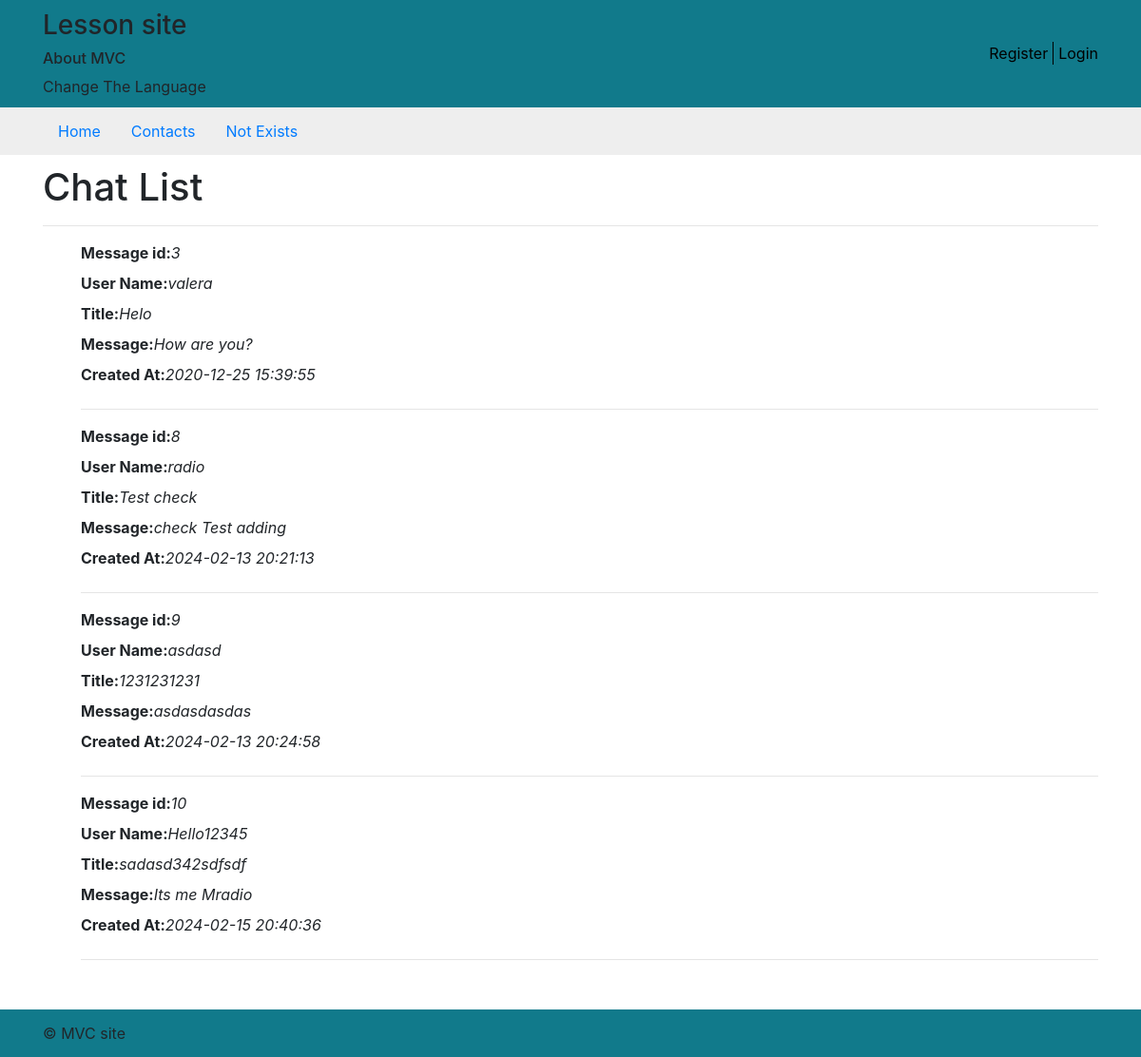
Before: / with the older database file.
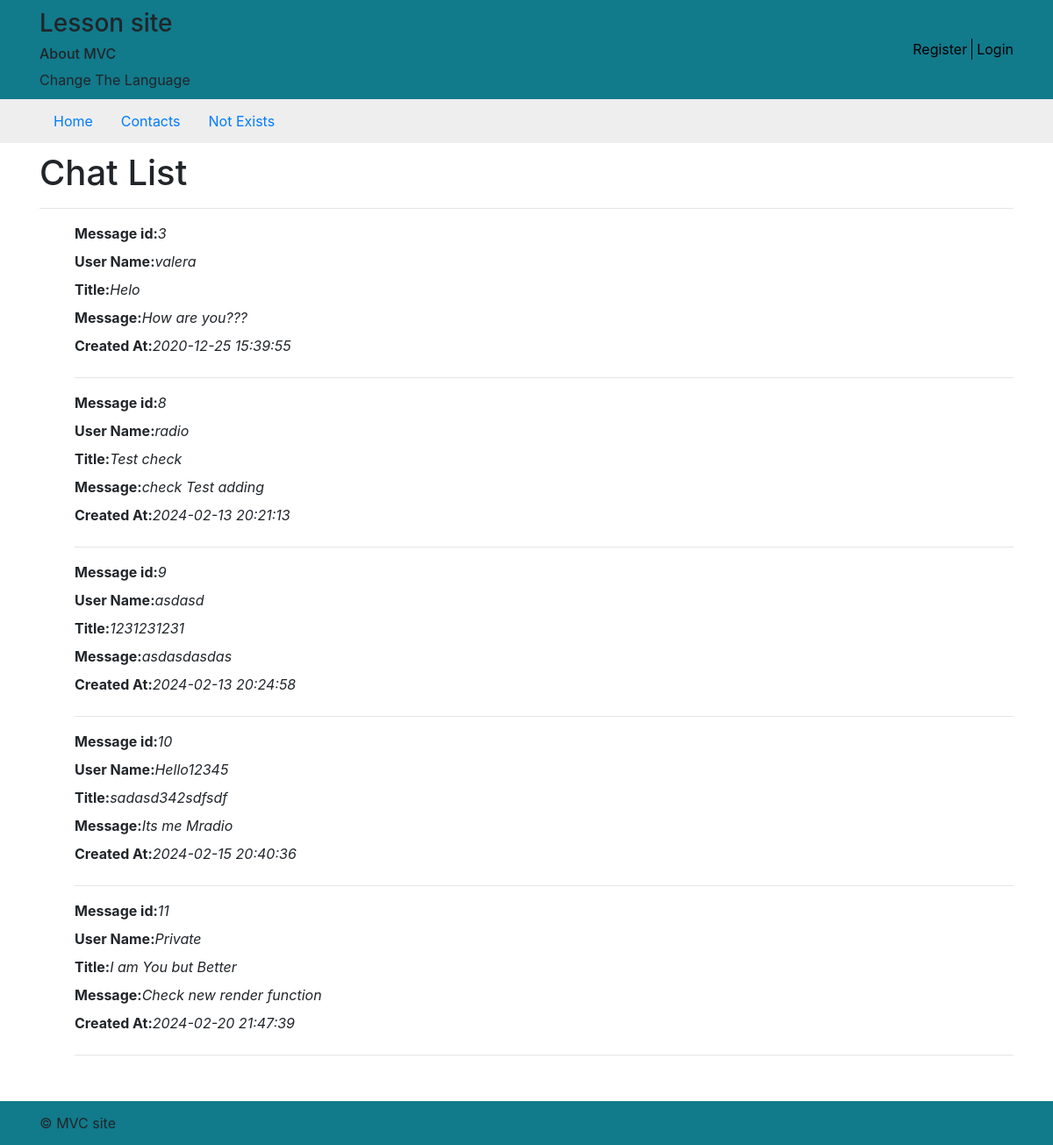
After: the same page with the newer database file.
### tables this page shows
CREATE TABLE `messages` (
  `id` int unsigned NOT NULL AUTO_INCREMENT,
  `name` varchar(255) DEFAULT NULL,
  `title` varchar(128) NOT NULL,
  `message` text NOT NULL,
  `created_at` datetime NOT NULL,
  `status` int unsigned DEFAULT '0',
  `user_id` int unsigned NOT NULL,
  PRIMARY KEY (`id`)
);

### init.php (called while the page is built, shortened)
<?php
function autoload($className): void
{
    $className = ltrim($className, '\\');
    $fileName  = '';
    if ($lastNsPos = strrpos($className, '\\')) {
        $namespace = substr($className, 0, $lastNsPos);
        $className = substr($className, $lastNsPos + 1);
        $fileName  = str_replace('\\', DIRECTORY_SEPARATOR, $namespace) . DIRECTORY_SEPARATOR;
    }
    $fileName .= str_replace('_', DIRECTORY_SEPARATOR, $className) . '.php';
}

### Core/Language.php (called while the page is built, shortened)
<?php
class Language {
    public static function __(string $string) : string {
        $ln = $_GET['ln'] ?? false;
        $file = "en_$ln.csv";
        return $string;
    }
}

### Core/DbConnect.php (called while the page is built, shortened)
<?php
class DbConnect
{
    private static $connect;
    static function init() {
        self::$connect = mysqli_connect(self::DB_HOST, self::DB_USER, self::DB_PASS, self::DB_DATABASE_NAME) or die('Mysql connection error: ' . mysqli_error());
    }
    static function getConnect()
    {
        return static::$connect;
    }
}

### Model/Messages.php (called while the page is built, shortened)
<?php
class Messages
{
    public static function getMessages($connect) : array {
        $queryString = "SELECT * FROM messages WHERE 1";
        $result_arr = mysqli_fetch_all(mysqli_query($connect, $queryString),MYSQLI_ASSOC);
        return $result_arr ?? [];
    }
}

### Controller/Messages/MessageIndex.php (called while the page is built, shortened)
<?php
class MessageIndex extends CoreController
{
    private bool $successText = false;
    public function render() : string
    {
        $this->title = Language::__('Chat List');
        $messages = Messages::getMessages(DbConnect::getConnect());
        $boolResult = $this->getBoolRole([1,2]);
        $this->content = System::template(static::CONTENT_PATH, ['successText' => $this->successText, 'messages' => $messages, 'boolResult' => $boolResult]);
        $mainHtml = Includer::includeHTML(static::INCLUDE_PATH, $this);
        return $mainHtml;
    }
}

### Core/CoreController.php (called while the page is built, shortened)
<?php
abstract class CoreController {
    protected string  $title;
    protected string $content;
    public function getTitle() : string {
        return $this->title;
    }
    public function getContent() : string {
        return $this->content;
    }
    public function getBoolRole(array $role) : bool {
        return false;
    }
}

### Core/System.php (called while the page is built, shortened)
<?php
class System
{
   public static function template(string $path, array $params): string {
        extract($params);
        include($path);
        $html = ob_get_clean();
        return $html;
    }
}

### Core/Includer.php (called while the page is built, shortened)
<?php
class Includer
{
    public static function includeHTML(string $path, $controller) : string {
        include($path);
        $result = ob_get_clean();
        return $result;
    }
}

### view/messages/v_index.php (the view, shortened to what this page needs)
<ul>
    <?php foreach ($messages as $message): ?>
    <li>
        <label><strong><?= Language::__('Message id') ?>:</strong></label><em><?= $message['id'] ?></em><br>
        <label><strong><?= Language::__('User Name') ?>:</strong></label><em><?= $message['name'] ?></em><br>
        <label><strong><?= Language::__('Title') ?>:</strong></label><em><?= $message['title'] ?></em><br>
        <label><strong><?= Language::__('Message') ?>:</strong></label><em><?= $message['message'] ?></em><br>
        <label><strong><?= Language::__('Created At') ?>:</strong></label><em><?= $message['created_at'] ?></em><br>
        <hr>
    </li>
    <?php endforeach; ?>
</ul>

### index.php (shortened to what this page needs)
<?php
include_once ('init.php');
$controller = new $path();
echo $controller->render();

### view/base/v_con1col.php (shortened to what this page needs)
<!DOCTYPE html>
<html lang="en">
<head>
    <link rel="stylesheet" href="<?=BASE_URL?>assets/css/bootstrap.min.css">
    <link rel="stylesheet" href="<?=BASE_URL?>assets/css/main.css">
    <link rel="stylesheet" href="https://cdnjs.cloudflare.com/ajax/libs/font-awesome/6.5.1/css/all.min.css">
</head>
<body>
<header class="site-header">
    <div class="container">
        <div class="wrapper-header">
            <div class="logo">
                <div class="logo__title h3">Lesson site</div>
                <div class="logo__subtitle h6">About MVC</div>
                <div class="translate">
                    <p class="translate_switcher"><?=Language::__('Change The Language')?></p>
                </div>
            </div>
            <div class="wrapper-user d-flex align-items-center position-relative">
                <?php if (isset($_SESSION['user_id'])):?>
                    <p class="name-user"><?=$_SESSION['user_login']?></p>
                    <div class="position-absolute wrapper-user-menu hide">
                        <button class="p-0 border-0 button-logout">
                            <a class="btn btn-info btn-logout" href="<?=BASE_URL?>login?login-exit"><?=Language::__('Logout')?></a>
                        </button>
                    </div>
                <?php else: ?>
                <ul class="d-flex m-0 p-0 nav-user">
                    <li class="nav-user-item">
                        <a class="user-item-link" href="<?=BASE_URL?>register"><?=Language::__('Register')?></a>
                    </li>
                    <li class="nav-user-item">
                        <a class="user-item-link" href="<?=BASE_URL?>login"><?=Language::__('Login')?></a>
                    </li>
                </ul>
                <?php endif ?>
            </div>
        </div>
    </div>
</header>
<nav class="site-nav">
    <div class="container">
        <ul class="nav">
            <li class="nav-item">
                <a class="nav-link" href="<?=BASE_URL?>"><?= Language::__('Home')?></a>
            </li>
            <li class="nav-item">
                <a class="nav-link" href="<?=BASE_URL?>contacts"><?= Language::__('Contacts')?></a>
            </li>
            <li class="nav-item">
                <a class="nav-link" href="<?=BASE_URL?>ngfghj"><?= Language::__('Not Exists')?></a>
            </li>
        </ul>
    </div>
</nav>
<div class="site-content">
    <div class="container">
        <main>
            <h1><?=$controller->getTitle()?></h1>
            <hr>
            <?=$controller->getContent()?>
        </main>
    </div>
</div>
<footer class="site-footer">
    <div class="container">
        &copy; MVC site
    </div>
</footer>
</body>
</html>

### assets/css/main.css (style rules this page uses)
html { position: relative; min-height: 100%; }
body { margin-bottom: 60px; }
p { margin: 0; }
.site-footer { position: absolute; bottom: 0; width: 100%; height: 50px; line-height: 50px; background-color: #117a8b }
.site-header { background-color: #117a8b; padding: 10px 0; position: relative; }
.site-nav { background-color: #eee; padding: 5px 0; }
.site-content { padding: 10px 0; }
ul>li { display: flow-root; }
.translate_switcher { cursor: pointer; margin: 0; }
.wrapper-header { display: flex; justify-content: space-between; }
.wrapper-user a { color: black; }
.nav-user-item:nth-child(1) { border-right: 1px solid black; padding-right: 5px; }
.nav-user-item:nth-child(2) { padding-left: 5px; }

Changed rows visible on the page:
changed messages "valera": message "How are you?" → "How are you???"
added messages: id "11", name "Private", title "I am You but Better", message "Check new render function", created_at "2024-02-20 21:47:39"
